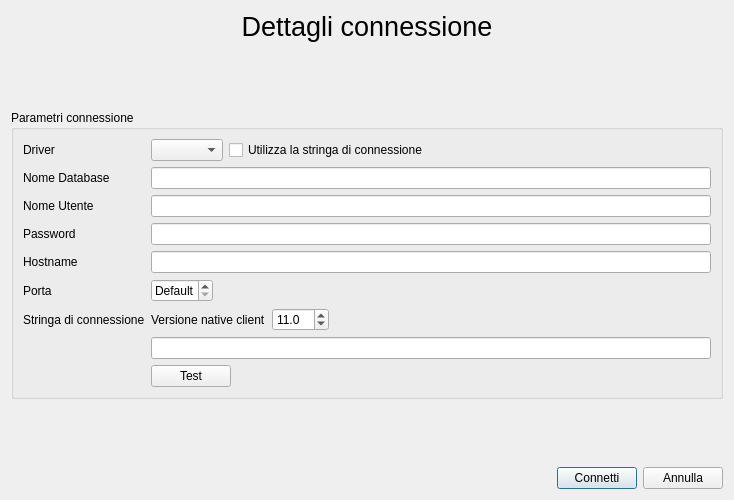
<?xml version="1.0" encoding="UTF-8"?>
<ui version="4.0">
 <class>SqlConnectionDialog</class>
 <widget class="QDialog" name="SqlConnectionDialog">
  <property name="geometry">
   <rect>
    <x>0</x>
    <y>0</y>
    <width>734</width>
    <height>500</height>
   </rect>
  </property>
  <property name="windowTitle">
   <string>Dialog</string>
  </property>
  <layout class="QHBoxLayout" name="horizontalLayout_5">
   <item>
    <layout class="QVBoxLayout" name="verticalLayout">
     <item>
      <widget class="QLabel" name="label_7">
       <property name="font">
        <font>
         <pointsize>20</pointsize>
        </font>
       </property>
       <property name="text">
        <string>Dettagli connessione</string>
       </property>
       <property name="alignment">
        <set>Qt::AlignCenter</set>
       </property>
      </widget>
     </item>
     <item>
      <spacer name="verticalSpacer">
       <property name="orientation">
        <enum>Qt::Vertical</enum>
       </property>
       <property name="sizeHint" stdset="0">
        <size>
         <width>17</width>
         <height>13</height>
        </size>
       </property>
      </spacer>
     </item>
     <item>
      <widget class="QGroupBox" name="groupBox">
       <property name="title">
        <string>Parametri connessione</string>
       </property>
       <layout class="QHBoxLayout" name="horizontalLayout_4">
        <item>
         <layout class="QFormLayout" name="formLayout">
          <item row="1" column="0">
           <widget class="QLabel" name="label">
            <property name="text">
             <string>Nome Database</string>
            </property>
            <property name="buddy">
             <cstring>databaseName</cstring>
            </property>
           </widget>
          </item>
          <item row="1" column="1">
           <widget class="QLineEdit" name="databaseName"/>
          </item>
          <item row="2" column="0">
           <widget class="QLabel" name="label_6">
            <property name="text">
             <string>Nome Utente</string>
            </property>
            <property name="buddy">
             <cstring>userName</cstring>
            </property>
           </widget>
          </item>
          <item row="2" column="1">
           <widget class="QLineEdit" name="userName"/>
          </item>
          <item row="3" column="0">
           <widget class="QLabel" name="label_2">
            <property name="text">
             <string>Password</string>
            </property>
            <property name="buddy">
             <cstring>password</cstring>
            </property>
           </widget>
          </item>
          <item row="3" column="1">
           <widget class="QLineEdit" name="password">
            <property name="echoMode">
             <enum>QLineEdit::Password</enum>
            </property>
           </widget>
          </item>
          <item row="4" column="0">
           <widget class="QLabel" name="label_5">
            <property name="text">
             <string>Hostname</string>
            </property>
            <property name="buddy">
             <cstring>hostName</cstring>
            </property>
           </widget>
          </item>
          <item row="4" column="1">
           <widget class="QLineEdit" name="hostName"/>
          </item>
          <item row="5" column="0">
           <widget class="QLabel" name="label_3">
            <property name="text">
             <string>Porta</string>
            </property>
            <property name="buddy">
             <cstring>port</cstring>
            </property>
           </widget>
          </item>
          <item row="5" column="1">
           <layout class="QHBoxLayout" name="horizontalLayout_2">
            <item>
             <widget class="QSpinBox" name="port">
              <property name="specialValueText">
               <string>Default</string>
              </property>
              <property name="maximum">
               <number>65535</number>
              </property>
             </widget>
            </item>
            <item>
             <spacer name="horizontalSpacer_2">
              <property name="orientation">
               <enum>Qt::Horizontal</enum>
              </property>
              <property name="sizeHint" stdset="0">
               <size>
                <width>40</width>
                <height>20</height>
               </size>
              </property>
             </spacer>
            </item>
           </layout>
          </item>
          <item row="0" column="0">
           <widget class="QLabel" name="label_4">
            <property name="text">
             <string>Driver</string>
            </property>
            <property name="buddy">
             <cstring>driver</cstring>
            </property>
           </widget>
          </item>
          <item row="0" column="1">
           <layout class="QHBoxLayout" name="horizontalLayout_3">
            <item>
             <widget class="QComboBox" name="driver"/>
            </item>
            <item>
             <widget class="QCheckBox" name="useConnectionString">
              <property name="text">
               <string>Utilizza la stringa di connessione</string>
              </property>
             </widget>
            </item>
            <item>
             <spacer name="horizontalSpacer_3">
              <property name="orientation">
               <enum>Qt::Horizontal</enum>
              </property>
              <property name="sizeHint" stdset="0">
               <size>
                <width>40</width>
                <height>20</height>
               </size>
              </property>
             </spacer>
            </item>
           </layout>
          </item>
          <item row="8" column="1">
           <layout class="QHBoxLayout" name="horizontalLayout_6">
            <item>
             <widget class="QPushButton" name="buttonTest">
              <property name="text">
               <string>Test</string>
              </property>
             </widget>
            </item>
            <item>
             <widget class="QLabel" name="testResult">
              <property name="text">
               <string/>
              </property>
             </widget>
            </item>
            <item>
             <spacer name="horizontalSpacer_4">
              <property name="orientation">
               <enum>Qt::Horizontal</enum>
              </property>
              <property name="sizeHint" stdset="0">
               <size>
                <width>40</width>
                <height>20</height>
               </size>
              </property>
             </spacer>
            </item>
           </layout>
          </item>
          <item row="7" column="1">
           <widget class="QLineEdit" name="connectionString"/>
          </item>
          <item row="6" column="1">
           <layout class="QHBoxLayout" name="horizontalLayout_7">
            <item>
             <widget class="QLabel" name="label_10">
              <property name="text">
               <string>Versione native client</string>
              </property>
             </widget>
            </item>
            <item>
             <widget class="QDoubleSpinBox" name="nativeClientVersion">
              <property name="decimals">
               <number>1</number>
              </property>
              <property name="value">
               <double>11.000000000000000</double>
              </property>
             </widget>
            </item>
            <item>
             <spacer name="horizontalSpacer_5">
              <property name="orientation">
               <enum>Qt::Horizontal</enum>
              </property>
              <property name="sizeHint" stdset="0">
               <size>
                <width>40</width>
                <height>20</height>
               </size>
              </property>
             </spacer>
            </item>
           </layout>
          </item>
          <item row="6" column="0">
           <widget class="QLabel" name="label_9">
            <property name="text">
             <string>Stringa di connessione</string>
            </property>
           </widget>
          </item>
         </layout>
        </item>
       </layout>
      </widget>
     </item>
     <item>
      <spacer name="verticalSpacer_2">
       <property name="orientation">
        <enum>Qt::Vertical</enum>
       </property>
       <property name="sizeHint" stdset="0">
        <size>
         <width>14</width>
         <height>13</height>
        </size>
       </property>
      </spacer>
     </item>
     <item>
      <layout class="QHBoxLayout" name="horizontalLayout">
       <item>
        <spacer name="horizontalSpacer">
         <property name="orientation">
          <enum>Qt::Horizontal</enum>
         </property>
         <property name="sizeHint" stdset="0">
          <size>
           <width>40</width>
           <height>20</height>
          </size>
         </property>
        </spacer>
       </item>
       <item>
        <widget class="QPushButton" name="buttonConnect">
         <property name="text">
          <string>Connetti</string>
         </property>
         <property name="default">
          <bool>true</bool>
         </property>
        </widget>
       </item>
       <item>
        <widget class="QPushButton" name="buttonCancel">
         <property name="text">
          <string>Annulla</string>
         </property>
         <property name="autoDefault">
          <bool>false</bool>
         </property>
        </widget>
       </item>
      </layout>
     </item>
    </layout>
   </item>
  </layout>
 </widget>
 <resources/>
 <connections/>
</ui>
